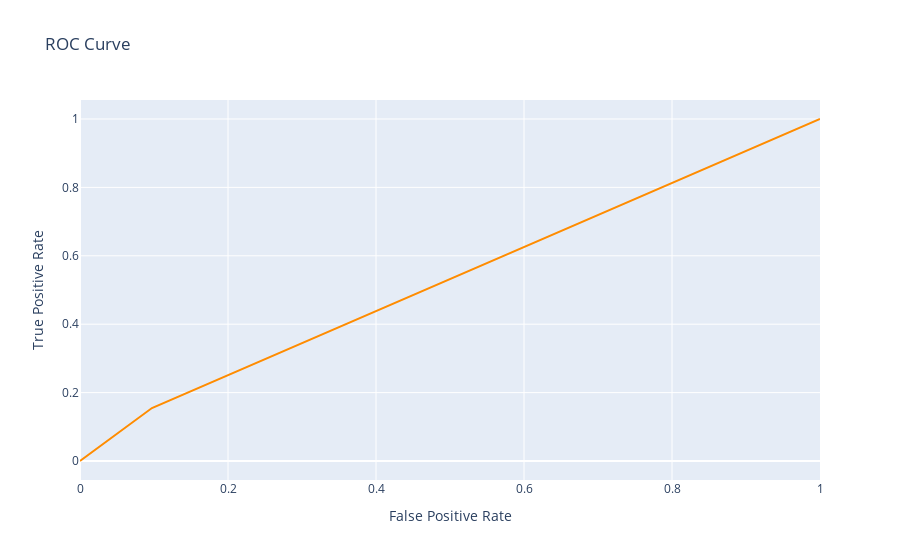

The notebook cell this image was saved under:
### Code cell
#creatin roc curve
fpr, tpr, thresholds = roc_curve(y_test, y_pred)

# Plotly ile ROC Curve oluşturma
fig = go.Figure()
fig.add_trace(go.Scatter(x=fpr, y=tpr,
                    mode='lines',
                    line=dict(color='darkorange', width=2)))
fig.update_layout(title='ROC Curve',
                  xaxis_title='False Positive Rate',
                  yaxis_title='True Positive Rate',
                  showlegend=False)
fig.show()

### Figure 1 — Plotly figure (JSON) as saved in the notebook; plotly's stock layout.template omitted (floating-point values rounded to 4 significant figures)
{"data": [{"line": {"color": "darkorange", "width": 2}, "mode": "lines", "type": "scatter", "x": [0, 0.09722, 1], "y": [0, 0.1548, 1]}], "layout": {"showlegend": false, "title": {"text": "ROC Curve"}, "xaxis": {"title": {"text": "False Positive Rate"}}, "yaxis": {"title": {"text": "True Positive Rate"}}}}
